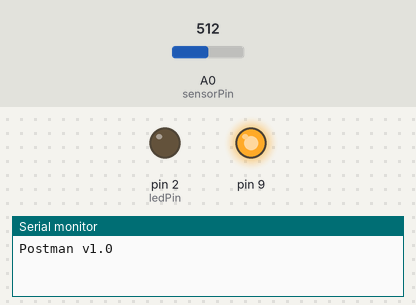
Recording of a sketch running on a simulated Arduino Uno, built with avr-gcc and run on an emulated ATmega328P. Parts: output pins drawn as LEDs (lit = HIGH), the last lines printed to the serial monitor. Inputs (shaded band) come from the test bench; at power-on: A0 (sensorPin) = 512. The modem accepts every AT command (registered, SIM ready, sends succeed) and sends nothing else.

Above: at 1.1 s.
At 3.1 s:
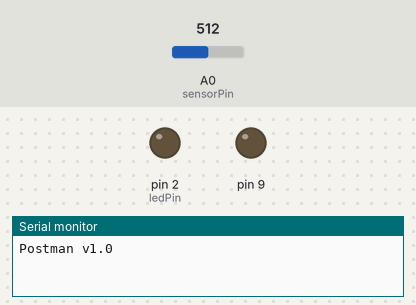
At 17.7 s:
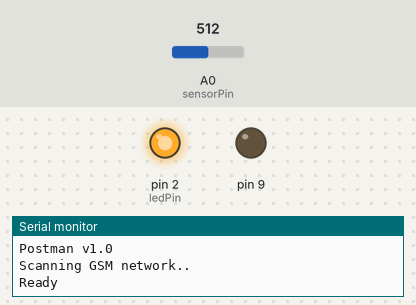
17.8 s: A0 (sensorPin) set to 0
Timing chart, 0 to 20.8 s (numbered marks = the images above; inputs shaded):
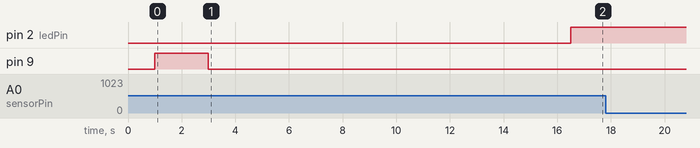

The sketch:

postman.ino
```cpp
// (licence header left out)
// Postman v1.0
#include <SoftwareSerial.h>
SoftwareSerial gsm(7, 8);

int sensitivity = 6;
int sensor = 0;
int state = 1;
int ledPin = 2;
int sensorPin = A0;

// Phone nuber including the country code
char phone[] = "+336XXXXXXXX";
// Text message to send
char message[] = "You've got mails !";

void setup()
{
  gsm.begin(19200);
  Serial.begin(19200);
  Serial.print("Postman v1.0\n");

  power();

  pinMode(ledPin, OUTPUT);
  pinMode(sensorPin, INPUT);

  delay(500);
  Serial.print("Ready\n\n");
}

void loop()
{
  // Magic. Do not touch.
  if (sensor < sensitivity && !state)
  {
    Serial.print("Got mails !\n");

    // Send a sms
    sendSms(phone, message);
    state = !state;
  }
  else if (sensor > sensitivity && state)
  {
    state = !state;
  }

  // Power on led and read sensor
  digitalWrite(ledPin, HIGH);
  sensor = analogRead(sensorPin);

  // Secure delay
  delay(500);
}

void power()
{
  // Power on gsm module
  pinMode(9, OUTPUT);
  digitalWrite(9,LOW);
  delay(1000);
  digitalWrite(9,HIGH);
  delay(2000);
  digitalWrite(9,LOW);
  delay(3000);

  // Delay for network registration
  Serial.print("Scanning GSM network..\n");
  delay(10000);
}

void sendSms(char number[], char sms[])
{
  // If you think it doesn't work, think again

  // Enable text mode
  gsm.print("AT+CMGF=1\r");
  delay(100);

  // Set phone number
  gsm.print("AT + CMGS = \"");
  gsm.print(number);
  gsm.print("\"\r");//
  delay(100);

  // Set text message
  gsm.println(sms);
  delay(100);

  // Special char to end the message
  gsm.println((char)26);
  delay(100);

  gsm.println();
}
```
